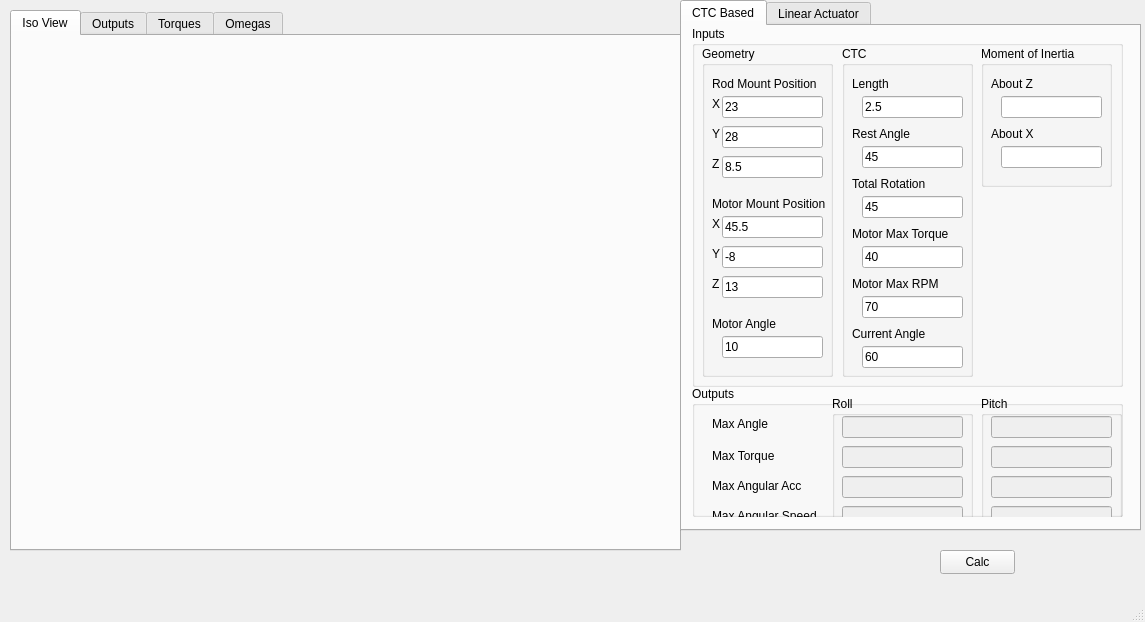
<?xml version="1.0" encoding="UTF-8"?>
<ui version="4.0">
 <class>MainWindow</class>
 <widget class="QMainWindow" name="MainWindow">
  <property name="geometry">
   <rect>
    <x>0</x>
    <y>0</y>
    <width>1145</width>
    <height>622</height>
   </rect>
  </property>
  <property name="windowTitle">
   <string>MainWindow</string>
  </property>
  <widget class="QWidget" name="centralwidget">
   <widget class="QTabWidget" name="tabs">
    <property name="geometry">
     <rect>
      <x>10</x>
      <y>10</y>
      <width>671</width>
      <height>541</height>
     </rect>
    </property>
    <property name="currentIndex">
     <number>0</number>
    </property>
    <widget class="QWidget" name="tab">
     <attribute name="title">
      <string>Iso View</string>
     </attribute>
     <widget class="QLabel" name="label">
      <property name="geometry">
       <rect>
        <x>10</x>
        <y>10</y>
        <width>431</width>
        <height>341</height>
       </rect>
      </property>
      <property name="text">
       <string>&lt;html&gt;&lt;head/&gt;&lt;body&gt;&lt;p&gt;&lt;img src=&quot;:/images/images/whole_isometric.jpg&quot;/&gt;&lt;/p&gt;&lt;/body&gt;&lt;/html&gt;</string>
      </property>
     </widget>
    </widget>
    <widget class="QWidget" name="outputs_tab">
     <attribute name="title">
      <string>Outputs</string>
     </attribute>
     <widget class="QTableWidget" name="outputs_table">
      <property name="enabled">
       <bool>true</bool>
      </property>
      <property name="geometry">
       <rect>
        <x>10</x>
        <y>10</y>
        <width>411</width>
        <height>221</height>
       </rect>
      </property>
      <property name="sizePolicy">
       <sizepolicy hsizetype="Expanding" vsizetype="Expanding">
        <horstretch>0</horstretch>
        <verstretch>0</verstretch>
       </sizepolicy>
      </property>
      <property name="autoScroll">
       <bool>true</bool>
      </property>
      <property name="autoScrollMargin">
       <number>16</number>
      </property>
      <property name="rowCount">
       <number>7</number>
      </property>
      <property name="columnCount">
       <number>4</number>
      </property>
      <attribute name="horizontalHeaderVisible">
       <bool>false</bool>
      </attribute>
      <attribute name="horizontalHeaderMinimumSectionSize">
       <number>39</number>
      </attribute>
      <attribute name="horizontalHeaderHighlightSections">
       <bool>true</bool>
      </attribute>
      <attribute name="horizontalHeaderStretchLastSection">
       <bool>false</bool>
      </attribute>
      <attribute name="verticalHeaderVisible">
       <bool>false</bool>
      </attribute>
      <attribute name="verticalHeaderStretchLastSection">
       <bool>false</bool>
      </attribute>
      <row/>
      <row/>
      <row/>
      <row/>
      <row/>
      <row/>
      <row/>
      <column/>
      <column/>
      <column/>
      <column/>
      <item row="0" column="0">
       <property name="text">
        <string/>
       </property>
      </item>
      <item row="0" column="1">
       <property name="text">
        <string>Front/Back</string>
       </property>
      </item>
      <item row="0" column="2">
       <property name="text">
        <string>Left/Right</string>
       </property>
      </item>
      <item row="0" column="3">
       <property name="text">
        <string>Middle</string>
       </property>
      </item>
      <item row="1" column="0">
       <property name="text">
        <string>Pitch Angle</string>
       </property>
      </item>
      <item row="2" column="0">
       <property name="text">
        <string>Roll Angle</string>
       </property>
      </item>
      <item row="3" column="0">
       <property name="text">
        <string>Pitch Torque</string>
       </property>
      </item>
      <item row="4" column="0">
       <property name="text">
        <string>Roll Torque</string>
       </property>
      </item>
      <item row="4" column="1">
       <property name="text">
        <string/>
       </property>
      </item>
      <item row="5" column="0">
       <property name="text">
        <string>Pitch Angular Speed</string>
       </property>
      </item>
      <item row="6" column="0">
       <property name="text">
        <string>Roll Angular Speed</string>
       </property>
      </item>
     </widget>
    </widget>
    <widget class="QWidget" name="torque_tab">
     <attribute name="title">
      <string>Torques</string>
     </attribute>
     <widget class="QLabel" name="torques_label">
      <property name="geometry">
       <rect>
        <x>10</x>
        <y>10</y>
        <width>651</width>
        <height>481</height>
       </rect>
      </property>
      <property name="text">
       <string/>
      </property>
     </widget>
    </widget>
    <widget class="QWidget" name="omega_tab">
     <attribute name="title">
      <string>Omegas</string>
     </attribute>
     <widget class="QLabel" name="omegas_label">
      <property name="geometry">
       <rect>
        <x>10</x>
        <y>10</y>
        <width>651</width>
        <height>481</height>
       </rect>
      </property>
      <property name="text">
       <string/>
      </property>
     </widget>
    </widget>
   </widget>
   <widget class="QTabWidget" name="inputs_tab">
    <property name="geometry">
     <rect>
      <x>680</x>
      <y>0</y>
      <width>461</width>
      <height>531</height>
     </rect>
    </property>
    <property name="currentIndex">
     <number>0</number>
    </property>
    <widget class="QWidget" name="ctc_tab">
     <attribute name="title">
      <string>CTC Based</string>
     </attribute>
     <widget class="QGroupBox" name="groupBox">
      <property name="geometry">
       <rect>
        <x>10</x>
        <y>0</y>
        <width>431</width>
        <height>361</height>
       </rect>
      </property>
      <property name="title">
       <string>Inputs</string>
      </property>
      <widget class="QGroupBox" name="groupBox_3">
       <property name="geometry">
        <rect>
         <x>10</x>
         <y>20</y>
         <width>131</width>
         <height>331</height>
        </rect>
       </property>
       <property name="title">
        <string>Geometry</string>
       </property>
       <widget class="QLabel" name="label_3">
        <property name="geometry">
         <rect>
          <x>10</x>
          <y>30</y>
          <width>121</width>
          <height>16</height>
         </rect>
        </property>
        <property name="text">
         <string>Rod Mount Position</string>
        </property>
       </widget>
       <widget class="QLabel" name="label_5">
        <property name="geometry">
         <rect>
          <x>10</x>
          <y>50</y>
          <width>16</width>
          <height>16</height>
         </rect>
        </property>
        <property name="text">
         <string>X</string>
        </property>
       </widget>
       <widget class="QLineEdit" name="rod_mount_x_ctc">
        <property name="geometry">
         <rect>
          <x>20</x>
          <y>50</y>
          <width>101</width>
          <height>22</height>
         </rect>
        </property>
        <property name="text">
         <string>23</string>
        </property>
       </widget>
       <widget class="QLabel" name="label_6">
        <property name="geometry">
         <rect>
          <x>10</x>
          <y>80</y>
          <width>16</width>
          <height>16</height>
         </rect>
        </property>
        <property name="text">
         <string>Y</string>
        </property>
       </widget>
       <widget class="QLineEdit" name="rod_mount_y_ctc">
        <property name="geometry">
         <rect>
          <x>20</x>
          <y>80</y>
          <width>101</width>
          <height>22</height>
         </rect>
        </property>
        <property name="text">
         <string>28</string>
        </property>
       </widget>
       <widget class="QLabel" name="label_7">
        <property name="geometry">
         <rect>
          <x>10</x>
          <y>110</y>
          <width>16</width>
          <height>16</height>
         </rect>
        </property>
        <property name="text">
         <string>Z</string>
        </property>
       </widget>
       <widget class="QLineEdit" name="rod_mount_z_ctc">
        <property name="geometry">
         <rect>
          <x>20</x>
          <y>110</y>
          <width>101</width>
          <height>22</height>
         </rect>
        </property>
        <property name="text">
         <string>8.5</string>
        </property>
       </widget>
       <widget class="QLabel" name="label_8">
        <property name="geometry">
         <rect>
          <x>10</x>
          <y>150</y>
          <width>121</width>
          <height>16</height>
         </rect>
        </property>
        <property name="text">
         <string>Motor Mount Position</string>
        </property>
       </widget>
       <widget class="QLabel" name="label_9">
        <property name="geometry">
         <rect>
          <x>10</x>
          <y>230</y>
          <width>16</width>
          <height>16</height>
         </rect>
        </property>
        <property name="text">
         <string>Z</string>
        </property>
       </widget>
       <widget class="QLineEdit" name="motor_y">
        <property name="geometry">
         <rect>
          <x>20</x>
          <y>200</y>
          <width>101</width>
          <height>22</height>
         </rect>
        </property>
        <property name="text">
         <string>-8</string>
        </property>
       </widget>
       <widget class="QLineEdit" name="motor_z">
        <property name="geometry">
         <rect>
          <x>20</x>
          <y>230</y>
          <width>101</width>
          <height>22</height>
         </rect>
        </property>
        <property name="text">
         <string>13</string>
        </property>
       </widget>
       <widget class="QLabel" name="label_10">
        <property name="geometry">
         <rect>
          <x>10</x>
          <y>170</y>
          <width>16</width>
          <height>16</height>
         </rect>
        </property>
        <property name="text">
         <string>X</string>
        </property>
       </widget>
       <widget class="QLabel" name="label_11">
        <property name="geometry">
         <rect>
          <x>10</x>
          <y>200</y>
          <width>16</width>
          <height>16</height>
         </rect>
        </property>
        <property name="text">
         <string>Y</string>
        </property>
       </widget>
       <widget class="QLineEdit" name="motor_x">
        <property name="geometry">
         <rect>
          <x>20</x>
          <y>170</y>
          <width>101</width>
          <height>22</height>
         </rect>
        </property>
        <property name="text">
         <string>45.5</string>
        </property>
       </widget>
       <widget class="QLineEdit" name="motor_angle">
        <property name="geometry">
         <rect>
          <x>20</x>
          <y>290</y>
          <width>101</width>
          <height>22</height>
         </rect>
        </property>
        <property name="text">
         <string>10</string>
        </property>
       </widget>
       <widget class="QLabel" name="label_13">
        <property name="geometry">
         <rect>
          <x>10</x>
          <y>270</y>
          <width>121</width>
          <height>16</height>
         </rect>
        </property>
        <property name="text">
         <string>Motor Angle</string>
        </property>
       </widget>
      </widget>
      <widget class="QGroupBox" name="groupBox_4">
       <property name="geometry">
        <rect>
         <x>150</x>
         <y>20</y>
         <width>131</width>
         <height>331</height>
        </rect>
       </property>
       <property name="title">
        <string>CTC</string>
       </property>
       <widget class="QLineEdit" name="ctc_length">
        <property name="geometry">
         <rect>
          <x>20</x>
          <y>50</y>
          <width>101</width>
          <height>22</height>
         </rect>
        </property>
        <property name="text">
         <string>2.5</string>
        </property>
       </widget>
       <widget class="QLabel" name="label_14">
        <property name="geometry">
         <rect>
          <x>10</x>
          <y>30</y>
          <width>121</width>
          <height>16</height>
         </rect>
        </property>
        <property name="text">
         <string>Length</string>
        </property>
       </widget>
       <widget class="QLineEdit" name="ctc_rest_angle">
        <property name="geometry">
         <rect>
          <x>20</x>
          <y>100</y>
          <width>101</width>
          <height>22</height>
         </rect>
        </property>
        <property name="text">
         <string>45</string>
        </property>
       </widget>
       <widget class="QLabel" name="label_15">
        <property name="geometry">
         <rect>
          <x>10</x>
          <y>80</y>
          <width>121</width>
          <height>16</height>
         </rect>
        </property>
        <property name="text">
         <string>Rest Angle</string>
        </property>
       </widget>
       <widget class="QLineEdit" name="ctc_rotation">
        <property name="geometry">
         <rect>
          <x>20</x>
          <y>150</y>
          <width>101</width>
          <height>22</height>
         </rect>
        </property>
        <property name="text">
         <string>45</string>
        </property>
       </widget>
       <widget class="QLabel" name="label_16">
        <property name="geometry">
         <rect>
          <x>10</x>
          <y>130</y>
          <width>121</width>
          <height>16</height>
         </rect>
        </property>
        <property name="text">
         <string>Total Rotation</string>
        </property>
       </widget>
       <widget class="QLabel" name="label_17">
        <property name="geometry">
         <rect>
          <x>10</x>
          <y>180</y>
          <width>121</width>
          <height>16</height>
         </rect>
        </property>
        <property name="text">
         <string>Motor Max Torque</string>
        </property>
       </widget>
       <widget class="QLineEdit" name="motor_torque_ctc">
        <property name="geometry">
         <rect>
          <x>20</x>
          <y>200</y>
          <width>101</width>
          <height>22</height>
         </rect>
        </property>
        <property name="text">
         <string>40</string>
        </property>
       </widget>
       <widget class="QLabel" name="label_18">
        <property name="geometry">
         <rect>
          <x>10</x>
          <y>230</y>
          <width>121</width>
          <height>16</height>
         </rect>
        </property>
        <property name="text">
         <string>Motor Max RPM</string>
        </property>
       </widget>
       <widget class="QLineEdit" name="motor_rpm_ctc">
        <property name="geometry">
         <rect>
          <x>20</x>
          <y>250</y>
          <width>101</width>
          <height>22</height>
         </rect>
        </property>
        <property name="text">
         <string>70</string>
        </property>
       </widget>
       <widget class="QLabel" name="label_19">
        <property name="geometry">
         <rect>
          <x>10</x>
          <y>280</y>
          <width>121</width>
          <height>16</height>
         </rect>
        </property>
        <property name="text">
         <string>Current Angle</string>
        </property>
       </widget>
       <widget class="QLineEdit" name="ctc_current_angle">
        <property name="geometry">
         <rect>
          <x>20</x>
          <y>300</y>
          <width>101</width>
          <height>22</height>
         </rect>
        </property>
        <property name="text">
         <string>60</string>
        </property>
       </widget>
      </widget>
      <widget class="QGroupBox" name="groupBox_5">
       <property name="geometry">
        <rect>
         <x>289</x>
         <y>20</y>
         <width>131</width>
         <height>141</height>
        </rect>
       </property>
       <property name="title">
        <string>Moment of Inertia</string>
       </property>
       <widget class="QLineEdit" name="z_I">
        <property name="geometry">
         <rect>
          <x>20</x>
          <y>50</y>
          <width>101</width>
          <height>22</height>
         </rect>
        </property>
       </widget>
       <widget class="QLabel" name="label_20">
        <property name="geometry">
         <rect>
          <x>10</x>
          <y>30</y>
          <width>121</width>
          <height>16</height>
         </rect>
        </property>
        <property name="text">
         <string>About Z</string>
        </property>
       </widget>
       <widget class="QLineEdit" name="x_I">
        <property name="geometry">
         <rect>
          <x>20</x>
          <y>100</y>
          <width>101</width>
          <height>22</height>
         </rect>
        </property>
       </widget>
       <widget class="QLabel" name="label_21">
        <property name="geometry">
         <rect>
          <x>10</x>
          <y>80</y>
          <width>121</width>
          <height>16</height>
         </rect>
        </property>
        <property name="text">
         <string>About X</string>
        </property>
       </widget>
      </widget>
     </widget>
     <widget class="QGroupBox" name="groupBox_2">
      <property name="geometry">
       <rect>
        <x>10</x>
        <y>360</y>
        <width>431</width>
        <height>131</height>
       </rect>
      </property>
      <property name="title">
       <string>Outputs</string>
      </property>
      <widget class="QGroupBox" name="groupBox_6">
       <property name="geometry">
        <rect>
         <x>140</x>
         <y>10</y>
         <width>141</width>
         <height>141</height>
        </rect>
       </property>
       <property name="title">
        <string>Roll</string>
       </property>
       <widget class="QLineEdit" name="max_roll_angle">
        <property name="enabled">
         <bool>false</bool>
        </property>
        <property name="geometry">
         <rect>
          <x>10</x>
          <y>20</y>
          <width>121</width>
          <height>22</height>
         </rect>
        </property>
        <property name="text">
         <string/>
        </property>
       </widget>
       <widget class="QLineEdit" name="max_roll_torque">
        <property name="enabled">
         <bool>false</bool>
        </property>
        <property name="geometry">
         <rect>
          <x>10</x>
          <y>50</y>
          <width>121</width>
          <height>22</height>
         </rect>
        </property>
        <property name="text">
         <string/>
        </property>
       </widget>
       <widget class="QLineEdit" name="max_roll_acc">
        <property name="enabled">
         <bool>false</bool>
        </property>
        <property name="geometry">
         <rect>
          <x>10</x>
          <y>80</y>
          <width>121</width>
          <height>22</height>
         </rect>
        </property>
        <property name="text">
         <string/>
        </property>
       </widget>
       <widget class="QLineEdit" name="max_roll_speed">
        <property name="enabled">
         <bool>false</bool>
        </property>
        <property name="geometry">
         <rect>
          <x>10</x>
          <y>110</y>
          <width>121</width>
          <height>22</height>
         </rect>
        </property>
        <property name="text">
         <string/>
        </property>
       </widget>
      </widget>
      <widget class="QGroupBox" name="groupBox_7">
       <property name="geometry">
        <rect>
         <x>289</x>
         <y>10</y>
         <width>141</width>
         <height>141</height>
        </rect>
       </property>
       <property name="title">
        <string>Pitch</string>
       </property>
       <widget class="QLineEdit" name="max_pitch_angle">
        <property name="enabled">
         <bool>false</bool>
        </property>
        <property name="geometry">
         <rect>
          <x>10</x>
          <y>20</y>
          <width>121</width>
          <height>22</height>
         </rect>
        </property>
        <property name="text">
         <string/>
        </property>
       </widget>
       <widget class="QLineEdit" name="max_pitch_torque">
        <property name="enabled">
         <bool>false</bool>
        </property>
        <property name="geometry">
         <rect>
          <x>10</x>
          <y>50</y>
          <width>121</width>
          <height>22</height>
         </rect>
        </property>
        <property name="text">
         <string/>
        </property>
       </widget>
       <widget class="QLineEdit" name="max_pitch_acc">
        <property name="enabled">
         <bool>false</bool>
        </property>
        <property name="geometry">
         <rect>
          <x>10</x>
          <y>80</y>
          <width>121</width>
          <height>22</height>
         </rect>
        </property>
        <property name="text">
         <string/>
        </property>
       </widget>
       <widget class="QLineEdit" name="max_pitch_speed">
        <property name="enabled">
         <bool>false</bool>
        </property>
        <property name="geometry">
         <rect>
          <x>10</x>
          <y>110</y>
          <width>121</width>
          <height>22</height>
         </rect>
        </property>
        <property name="text">
         <string/>
        </property>
       </widget>
      </widget>
      <widget class="QLabel" name="label_4">
       <property name="geometry">
        <rect>
         <x>20</x>
         <y>30</y>
         <width>71</width>
         <height>16</height>
        </rect>
       </property>
       <property name="text">
        <string>Max Angle</string>
       </property>
      </widget>
      <widget class="QLabel" name="label_12">
       <property name="geometry">
        <rect>
         <x>20</x>
         <y>90</y>
         <width>101</width>
         <height>20</height>
        </rect>
       </property>
       <property name="text">
        <string>Max Angular Acc</string>
       </property>
      </widget>
      <widget class="QLabel" name="label_22">
       <property name="geometry">
        <rect>
         <x>20</x>
         <y>120</y>
         <width>111</width>
         <height>20</height>
        </rect>
       </property>
       <property name="text">
        <string>Max Angular Speed</string>
       </property>
      </widget>
      <widget class="QLabel" name="label_23">
       <property name="geometry">
        <rect>
         <x>20</x>
         <y>60</y>
         <width>111</width>
         <height>20</height>
        </rect>
       </property>
       <property name="text">
        <string>Max Torque</string>
       </property>
      </widget>
     </widget>
    </widget>
    <widget class="QWidget" name="la_tab">
     <attribute name="title">
      <string>Linear Actuator</string>
     </attribute>
     <widget class="QGroupBox" name="groupBox_8">
      <property name="geometry">
       <rect>
        <x>10</x>
        <y>0</y>
        <width>431</width>
        <height>361</height>
       </rect>
      </property>
      <property name="title">
       <string>Inputs</string>
      </property>
      <widget class="QGroupBox" name="groupBox_9">
       <property name="geometry">
        <rect>
         <x>10</x>
         <y>20</y>
         <width>131</width>
         <height>331</height>
        </rect>
       </property>
       <property name="title">
        <string>Geometry</string>
       </property>
       <widget class="QLabel" name="label_24">
        <property name="geometry">
         <rect>
          <x>10</x>
          <y>30</y>
          <width>121</width>
          <height>16</height>
         </rect>
        </property>
        <property name="text">
         <string>Rod Mount Pos.</string>
        </property>
       </widget>
       <widget class="QLabel" name="label_25">
        <property name="geometry">
         <rect>
          <x>10</x>
          <y>50</y>
          <width>16</width>
          <height>16</height>
         </rect>
        </property>
        <property name="text">
         <string>X</string>
        </property>
       </widget>
       <widget class="QLineEdit" name="rod_mount_x_linear">
        <property name="geometry">
         <rect>
          <x>20</x>
          <y>50</y>
          <width>101</width>
          <height>22</height>
         </rect>
        </property>
        <property name="text">
         <string>23</string>
        </property>
       </widget>
       <widget class="QLabel" name="label_26">
        <property name="geometry">
         <rect>
          <x>10</x>
          <y>80</y>
          <width>16</width>
          <height>16</height>
         </rect>
        </property>
        <property name="text">
         <string>Y</string>
        </property>
       </widget>
       <widget class="QLineEdit" name="rod_mount_y_linear">
        <property name="geometry">
         <rect>
          <x>20</x>
          <y>80</y>
          <width>101</width>
          <height>22</height>
         </rect>
        </property>
        <property name="text">
         <string>28</string>
        </property>
       </widget>
       <widget class="QLabel" name="label_27">
        <property name="geometry">
         <rect>
          <x>10</x>
          <y>110</y>
          <width>16</width>
          <height>16</height>
         </rect>
        </property>
        <property name="text">
         <string>Z</string>
        </property>
       </widget>
       <widget class="QLineEdit" name="rod_mount_z_linear">
        <property name="geometry">
         <rect>
          <x>20</x>
          <y>110</y>
          <width>101</width>
          <height>22</height>
         </rect>
        </property>
        <property name="text">
         <string>8.5</string>
        </property>
       </widget>
       <widget class="QLabel" name="label_28">
        <property name="geometry">
         <rect>
          <x>10</x>
          <y>150</y>
          <width>121</width>
          <height>16</height>
         </rect>
        </property>
        <property name="text">
         <string>Actuator Mount Pos.</string>
        </property>
       </widget>
       <widget class="QLabel" name="label_29">
        <property name="geometry">
         <rect>
          <x>10</x>
          <y>230</y>
          <width>16</width>
          <height>16</height>
         </rect>
        </property>
        <property name="text">
         <string>Z</string>
        </property>
       </widget>
       <widget class="QLineEdit" name="lower_mount_y_linear">
        <property name="geometry">
         <rect>
          <x>20</x>
          <y>200</y>
          <width>101</width>
          <height>22</height>
         </rect>
        </property>
        <property name="text">
         <string>-8</string>
        </property>
       </widget>
       <widget class="QLineEdit" name="lower_mount_z_linear">
        <property name="geometry">
         <rect>
          <x>20</x>
          <y>230</y>
          <width>101</width>
          <height>22</height>
         </rect>
        </property>
        <property name="text">
         <string>13</string>
        </property>
       </widget>
       <widget class="QLabel" name="label_30">
        <property name="geometry">
         <rect>
          <x>10</x>
          <y>170</y>
          <width>16</width>
          <height>16</height>
         </rect>
        </property>
        <property name="text">
         <string>X</string>
        </property>
       </widget>
       <widget class="QLabel" name="label_31">
        <property name="geometry">
         <rect>
          <x>10</x>
          <y>200</y>
          <width>16</width>
          <height>16</height>
         </rect>
        </property>
        <property name="text">
         <string>Y</string>
        </property>
       </widget>
       <widget class="QLineEdit" name="lower_mount_x_linear">
        <property name="geometry">
         <rect>
          <x>20</x>
          <y>170</y>
          <width>101</width>
          <height>22</height>
         </rect>
        </property>
        <property name="text">
         <string>45.5</string>
        </property>
       </widget>
      </widget>
      <widget class="QGroupBox" name="groupBox_10">
       <property name="geometry">
        <rect>
         <x>150</x>
         <y>20</y>
         <width>131</width>
         <height>331</height>
        </rect>
       </property>
       <property name="title">
        <string>Actuator</string>
       </property>
       <widget class="QLineEdit" name="linear_travel">
        <property name="geometry">
         <rect>
          <x>20</x>
          <y>50</y>
          <width>101</width>
          <height>22</height>
         </rect>
        </property>
        <property name="text">
         <string>2.5</string>
        </property>
       </widget>
       <widget class="QLabel" name="label_33">
        <property name="geometry">
         <rect>
          <x>10</x>
          <y>30</y>
          <width>121</width>
          <height>16</height>
         </rect>
        </property>
        <property name="text">
         <string>Travel</string>
        </property>
       </widget>
       <widget class="QLineEdit" name="screw_pitch">
        <property name="geometry">
         <rect>
          <x>20</x>
          <y>100</y>
          <width>101</width>
          <height>22</height>
         </rect>
        </property>
        <property name="text">
         <string>0.1968503</string>
        </property>
       </widget>
       <widget class="QLabel" name="label_34">
        <property name="geometry">
         <rect>
          <x>10</x>
          <y>80</y>
          <width>121</width>
          <height>16</height>
         </rect>
        </property>
        <property name="text">
         <string>Pitch</string>
        </property>
       </widget>
       <widget class="QLabel" name="label_36">
        <property name="geometry">
         <rect>
          <x>10</x>
          <y>130</y>
          <width>121</width>
          <height>16</height>
         </rect>
        </property>
        <property name="text">
         <string>Motor Max Torque</string>
        </property>
       </widget>
       <widget class="QLineEdit" name="motor_torque_linear">
        <property name="geometry">
         <rect>
          <x>20</x>
          <y>150</y>
          <width>101</width>
          <height>22</height>
         </rect>
        </property>
        <property name="text">
         <string>40</string>
        </property>
       </widget>
       <widget class="QLabel" name="label_37">
        <property name="geometry">
         <rect>
          <x>10</x>
          <y>180</y>
          <width>121</width>
          <height>16</height>
         </rect>
        </property>
        <property name="text">
         <string>Motor Max RPM</string>
        </property>
       </widget>
       <widget class="QLineEdit" name="motor_rpm_linear">
        <property name="geometry">
         <rect>
          <x>20</x>
          <y>200</y>
          <width>101</width>
          <height>22</height>
         </rect>
        </property>
        <property name="text">
         <string>70</string>
        </property>
       </widget>
      </widget>
      <widget class="QGroupBox" name="groupBox_11">
       <property name="geometry">
        <rect>
         <x>289</x>
         <y>20</y>
         <width>131</width>
         <height>141</height>
        </rect>
       </property>
       <property name="title">
        <string>Moment of Inertia</string>
       </property>
       <widget class="QLineEdit" name="z_I_linear">
        <property name="geometry">
         <rect>
          <x>20</x>
          <y>50</y>
          <width>101</width>
          <height>22</height>
         </rect>
        </property>
       </widget>
       <widget class="QLabel" name="label_39">
        <property name="geometry">
         <rect>
          <x>10</x>
          <y>30</y>
          <width>121</width>
          <height>16</height>
         </rect>
        </property>
        <property name="text">
         <string>About Z</string>
        </property>
       </widget>
       <widget class="QLineEdit" name="x_I_linear">
        <property name="geometry">
         <rect>
          <x>20</x>
          <y>100</y>
          <width>101</width>
          <height>22</height>
         </rect>
        </property>
       </widget>
       <widget class="QLabel" name="label_40">
        <property name="geometry">
         <rect>
          <x>10</x>
          <y>80</y>
          <width>121</width>
          <height>16</height>
         </rect>
        </property>
        <property name="text">
         <string>About X</string>
        </property>
       </widget>
      </widget>
     </widget>
    </widget>
   </widget>
   <widget class="QPushButton" name="button_calc">
    <property name="geometry">
     <rect>
      <x>940</x>
      <y>550</y>
      <width>75</width>
      <height>24</height>
     </rect>
    </property>
    <property name="text">
     <string>Calc</string>
    </property>
   </widget>
  </widget>
  <widget class="QMenuBar" name="menubar">
   <property name="geometry">
    <rect>
     <x>0</x>
     <y>0</y>
     <width>1145</width>
     <height>22</height>
    </rect>
   </property>
  </widget>
  <widget class="QStatusBar" name="statusbar"/>
 </widget>
 <resources>
  <include location="main_window.qrc"/>
 </resources>
 <connections/>
</ui>
